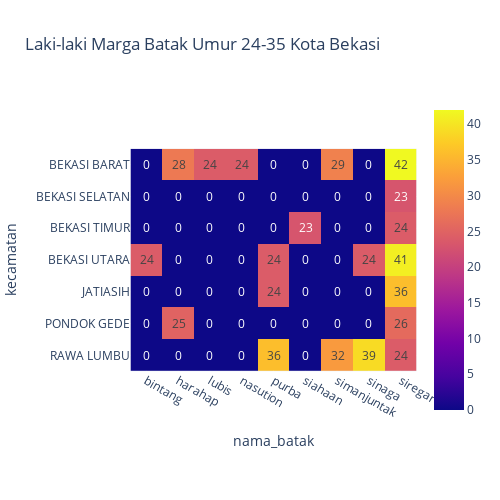

The code cell stored with this chart in its notebook:
### Code cell
fig = px.imshow(heat_jodoh_batak_L, x=heat_jodoh_batak_L.columns, y=heat_jodoh_batak_L.index,text_auto=True,
                title='Laki-laki Marga Batak Umur 24-35 Kota Bekasi')
fig.update_layout(width=500,height=500)
fig.show()

### Figure 1 — Plotly figure (JSON) as saved in the notebook; plotly's stock layout.template omitted (floating-point values rounded to 4 significant figures)
{"data": [{"coloraxis": "coloraxis", "hovertemplate": "nama_batak: %{x}<br>kecamatan: %{y}<br>color: %{z}<extra></extra>", "name": "0", "texttemplate": "%{z}", "type": "heatmap", "x": ["bintang", "harahap", "lubis", "nasution", "purba", "siahaan", "simanjuntak", "sinaga", "siregar"], "xaxis": "x", "y": ["BEKASI BARAT", "BEKASI SELATAN", "BEKASI TIMUR", "BEKASI UTARA", "JATIASIH", "PONDOK GEDE", "RAWA LUMBU"], "yaxis": "y", "z": [[0, 28, 24, 24, 0, 0, 29, 0, 42], [0, 0, 0, 0, 0, 0, 0, 0, 23], [0, 0, 0, 0, 0, 23, 0, 0, 24], [24, 0, 0, 0, 24, 0, 0, 24, 41], [0, 0, 0, 0, 24, 0, 0, 0, 36], [0, 25, 0, 0, 0, 0, 0, 0, 26], [0, 0, 0, 0, 36, 0, 32, 39, 24]]}], "layout": {"coloraxis": {"colorscale": [[0, "#0d0887"], [0.1111, "#46039f"], [0.2222, "#7201a8"], [0.3333, "#9c179e"], [0.4444, "#bd3786"], [0.5556, "#d8576b"], [0.6667, "#ed7953"], [0.7778, "#fb9f3a"], [0.8889, "#fdca26"], [1, "#f0f921"]]}, "height": 500, "title": {"text": "Laki-laki Marga Batak Umur 24-35 Kota Bekasi"}, "width": 500, "xaxis": {"anchor": "y", "constrain": "domain", "domain": [0, 1], "scaleanchor": "y", "title": {"text": "nama_batak"}}, "yaxis": {"anchor": "x", "autorange": "reversed", "constrain": "domain", "domain": [0, 1], "title": {"text": "kecamatan"}}}}
